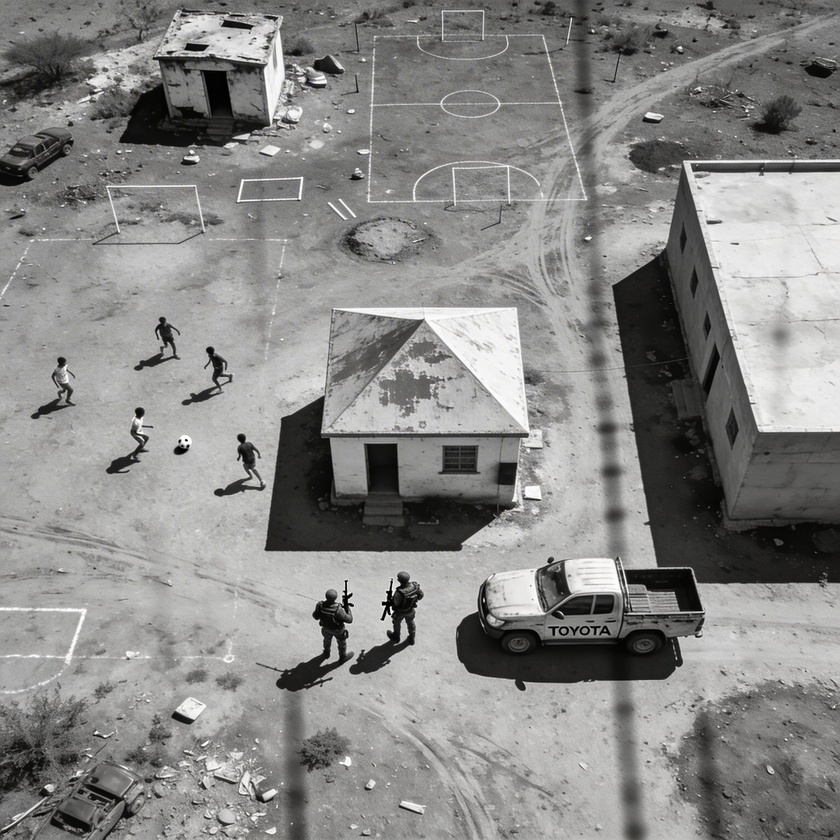
#> input picture fixtures/images/raw/two-people-kids.jpeg, 840 x 840 px, shrunk from 2048 x 2048 before the run; its folder holds only this picture in this run
$ python add_image_grids.py
#> lines starting #> are read from the running program, lines starting #| are printed output that depends on the picture
#> in process_image, image is the input picture: PIL image 840x840 RGB; mean R, G, B 136.1, 135.8, 134.2
import argparse
from pathlib import Path

from PIL import Image, ImageDraw, ImageFont


SUPPORTED_EXTENSIONS = {".jpg", ".jpeg", ".png", ".webp", ".bmp", ".tif", ".tiff"}


def clamp(value: float, lower: float, upper: float) -> float:
    return max(lower, min(upper, value))


def draw_grid_overlay(
    img: Image.Image,
    alpha: float = 0.35,
    line_width: int = 2,
    font_scale: float = 0.8,
    pad_frac: float = 0.06,
) -> Image.Image:
#> called with alpha = 0.35, line_width = 2, font_scale = 0.8, pad_frac = 0.06
    alpha = clamp(alpha, 0.0, 1.0)
    width, height = img.size
#> width = 840; height = 840

    pad = int(round(min(width, height) * pad_frac))
#> pad = 50
    pad = max(pad, 20)
    out_width, out_height = width + 2 * pad, height + 2 * pad
#> out_width = 940; out_height = 940

    base = Image.new("RGBA", (out_width, out_height), (255, 255, 255, 255))
#> base: PIL image 940x940 RGBA; every value is 255
    base.paste(img.convert("RGBA"), (pad, pad))
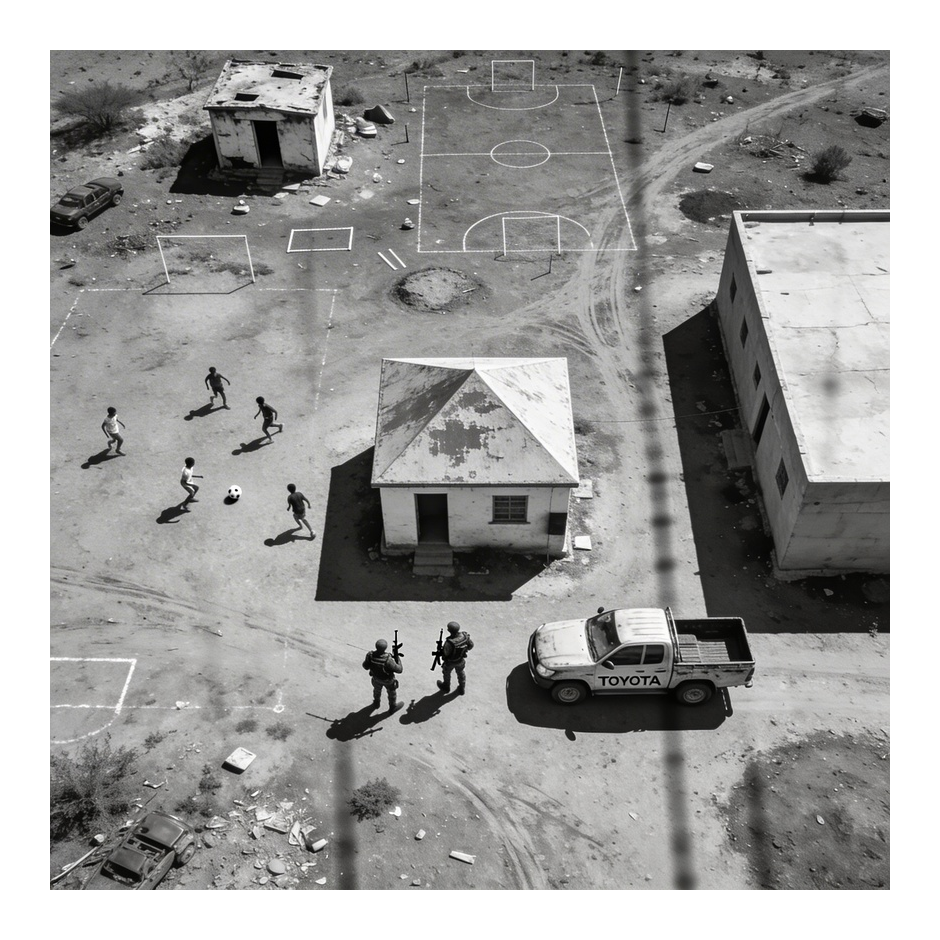
#> base: PIL image 940x940 RGBA; mean R, G, B, A 160, 159.9, 158.5, 255

    overlay = Image.new("RGBA", (out_width, out_height), (0, 0, 0, 0))
#> overlay: PIL image 940x940 RGBA; every value is 0
    draw = ImageDraw.Draw(overlay)

    font_size = max(10, int(round(min(width, height) * 0.035 * font_scale)))
#> font_size = 24
    try:
        font = ImageFont.truetype("DejaVuSans.ttf", font_size)
    except Exception:
        font = ImageFont.load_default()

    x0, y0 = pad, pad
#> x0 = 50; y0 = 50
    x1, y1 = pad + width, pad + height
#> x1 = 890; y1 = 890
    ticks = list(range(0, 101, 10))

    grid_color = (0, 0, 0, int(round(255 * alpha)))
    axis_color = (0, 0, 0, int(round(255 * min(1.0, alpha + 0.25))))
    label_color = (0, 0, 0, 255)

    def x_pix(value: int) -> float:
        return x0 + (value / 100.0) * (x1 - x0)

    def y_pix(value: int) -> float:
        return y1 - (value / 100.0) * (y1 - y0)

    draw.rectangle([x0, y0, x1, y1], outline=axis_color, width=max(2, line_width))

    for tick in ticks:
        x_pos = x_pix(tick)
        y_pos = y_pix(tick)

        draw.line([(x_pos, y0), (x_pos, y1)], fill=grid_color, width=line_width)
        draw.line([(x0, y_pos), (x1, y_pos)], fill=grid_color, width=line_width)

        label = str(tick)
        label_box = draw.textbbox((0, 0), label, font=font)
        label_width = label_box[2] - label_box[0]
        label_height = label_box[3] - label_box[1]

        draw.text(
            (x_pos - label_width / 2, y1 + (pad - label_height) / 2),
            label,
            fill=label_color,
            font=font,
        )
        draw.text(
            (x0 - label_width - 6, y_pos - label_height / 2),
            label,
            fill=label_color,
            font=font,
        )
#> this loop made 11 passes
#> (label_box, label_width) on passes 1 to 11: ((0, 5, 15, 23), 15), ((0, 5, 31, 23), 31), ((0, 5, 31, 23), 31), ((0, 5, 31, 23), 31), ((0, 5, 31, 23), 31), ((0, 5, 31, 23), 31), ((0, 5, 31, 23), 31), ((0, 5, 31, 23), 31), ((0, 5, 31, 23), 31), ((0, 5, 31, 23), 31), ((0, 5, 46, 23), 46)

    x_label = "X (0-100)"
    y_label = "Y (0-100)"
    x_box = draw.textbbox((0, 0), x_label, font=font)
#> x_box = (0, 5, 113, 26)
    y_box = draw.textbbox((0, 0), y_label, font=font)
#> y_box = (-1, 5, 111, 26)

    draw.text(
        (x0 + (x1 - x0) / 2 - (x_box[2] - x_box[0]) / 2, y1 + pad - (x_box[3] - x_box[1]) - 2),
        x_label,
        fill=label_color,
        font=font,
    )

    y_label_img = Image.new("RGBA", (y_box[2] - y_box[0] + 6, y_box[3] - y_box[1] + 6), (0, 0, 0, 0))
#> y_label_img: PIL image 118x27 RGBA; every value is 0
    y_draw = ImageDraw.Draw(y_label_img)
    y_draw.text((3, 3), y_label, fill=label_color, font=font)
    y_label_img = y_label_img.rotate(90, expand=True)
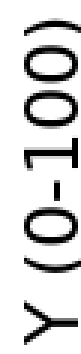
#> y_label_img: PIL image 27x118 RGBA (shown 3 times larger); mean R, G, B, A 0, 0, 0, 40.6; transparent parts drawn white
    base.alpha_composite(y_label_img, (2, y0 + (y1 - y0) // 2 - y_label_img.size[1] // 2))

    return Image.alpha_composite(base, overlay).convert("RGB")
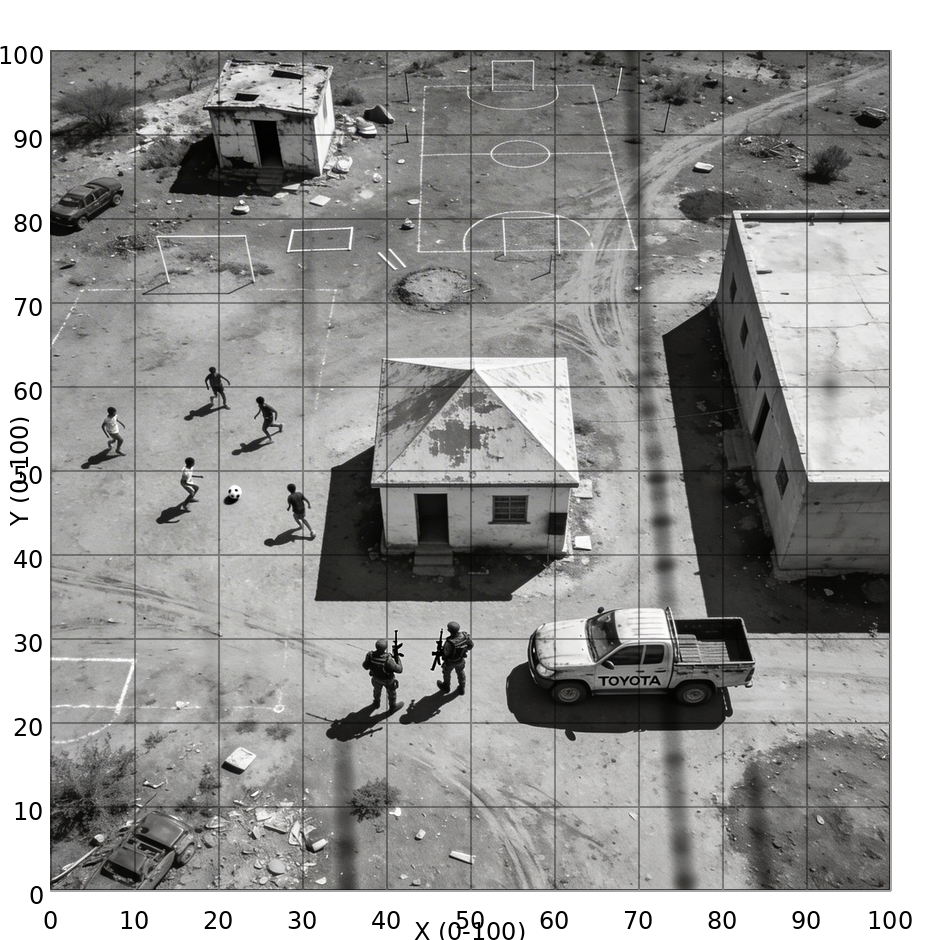
#> returned value: PIL image 940x940 RGB; mean R, G, B 156.4, 156.2, 154.9


def iter_source_images(input_dir: Path) -> list[Path]:
    return sorted(
        path for path in input_dir.iterdir() if path.is_file() and path.suffix.lower() in SUPPORTED_EXTENSIONS
    )


def build_output_path(source_path: Path, output_dir: Path) -> Path:
    return output_dir / source_path.name


def process_image(source_path: Path, output_path: Path, alpha: float, line_width: int, font_scale: float) -> None:
    with Image.open(source_path) as image:
        output_image = draw_grid_overlay(
            image,
            alpha=alpha,
            line_width=line_width,
            font_scale=font_scale,
        )
        output_image.save(output_path)


def main() -> None:
    parser = argparse.ArgumentParser(
        description="Add labeled 0-100 grid overlays to all images in fixtures/images/raw and save them to fixtures/images."
    )
    parser.add_argument(
        "--input-dir",
        type=Path,
        default=Path("fixtures/images/raw"),
        help="Directory containing source images.",
    )
    parser.add_argument(
        "--output-dir",
        type=Path,
        default=Path("fixtures/images"),
        help="Directory for processed images.",
    )
    parser.add_argument("--alpha", type=float, default=0.35, help="Grid line opacity (0..1).")
    parser.add_argument("--linew", type=int, default=2, help="Grid line width in pixels.")
    parser.add_argument("--fontscale", type=float, default=0.8, help="Scale factor for label font size.")
    args = parser.parse_args()

    args.output_dir.mkdir(parents=True, exist_ok=True)
    source_images = iter_source_images(args.input_dir)
    if not source_images:
        raise SystemExit(f"No supported images found in {args.input_dir}")

    for source_path in source_images:
        output_path = build_output_path(source_path, args.output_dir)
        process_image(source_path, output_path, args.alpha, args.linew, args.fontscale)
        print(f"wrote {output_path}")


if __name__ == "__main__":
    main()
